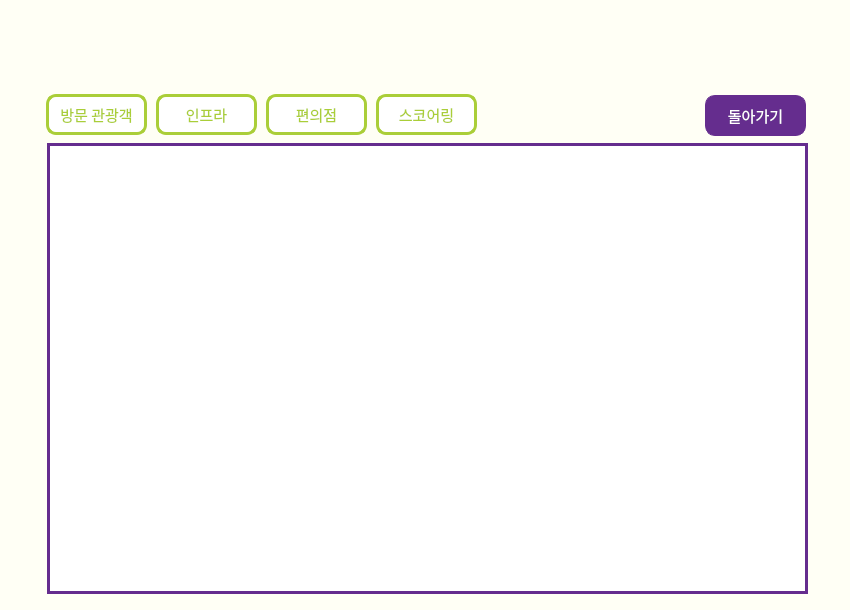
<?xml version="1.0" encoding="UTF-8"?>
<ui version="4.0">
 <class>Dialog</class>
 <widget class="QDialog" name="Dialog">
  <property name="geometry">
   <rect>
    <x>0</x>
    <y>0</y>
    <width>850</width>
    <height>610</height>
   </rect>
  </property>
  <property name="windowTitle">
   <string>Dialog</string>
  </property>
  <widget class="QWidget" name="widget" native="true">
   <property name="geometry">
    <rect>
     <x>0</x>
     <y>0</y>
     <width>850</width>
     <height>610</height>
    </rect>
   </property>
   <property name="styleSheet">
    <string notr="true">background-color: rgb(255, 255, 245);</string>
   </property>
   <widget class="QPushButton" name="back_btn">
    <property name="geometry">
     <rect>
      <x>705</x>
      <y>95</y>
      <width>101</width>
      <height>41</height>
     </rect>
    </property>
    <property name="font">
     <font>
      <family>G마켓 산스 TTF Bold</family>
      <pointsize>11</pointsize>
     </font>
    </property>
    <property name="styleSheet">
     <string notr="true">color: rgb(255, 255, 255);
background-color: rgb(101, 45, 142);
border-color: rgb(101, 45, 142);
border-style: solid;
border-width:1px;
border-radius: 10px;</string>
    </property>
    <property name="text">
     <string>돌아가기</string>
    </property>
   </widget>
   <widget class="QWidget" name="widget_2" native="true">
    <property name="geometry">
     <rect>
      <x>47</x>
      <y>143</y>
      <width>761</width>
      <height>451</height>
     </rect>
    </property>
    <property name="styleSheet">
     <string notr="true">QWidget#widget_2{
border-color: rgb(101, 45, 142);
border-style:solid;
border-width:3px;
background-color:rgb(255, 255, 255);
}

</string>
    </property>
    <layout class="QVBoxLayout" name="verticalLayout_2">
     <item>
      <widget class="QWidget" name="widget_4" native="true">
       <property name="styleSheet">
        <string notr="true">QWidget#widget_4{
border-color: rgb(101, 45, 142);
border-style:solid;
border-width:3px;
background-color:rgb(255, 255, 255);
}</string>
       </property>
       <layout class="QVBoxLayout" name="verticalLayout_3">
        <item>
         <layout class="QVBoxLayout" name="verticalLayout">
          <property name="spacing">
           <number>6</number>
          </property>
          <property name="leftMargin">
           <number>9</number>
          </property>
          <property name="topMargin">
           <number>9</number>
          </property>
          <property name="rightMargin">
           <number>9</number>
          </property>
          <property name="bottomMargin">
           <number>9</number>
          </property>
         </layout>
        </item>
       </layout>
      </widget>
     </item>
    </layout>
   </widget>
   <widget class="QWidget" name="widget_3" native="true">
    <property name="geometry">
     <rect>
      <x>36</x>
      <y>59</y>
      <width>521</width>
      <height>81</height>
     </rect>
    </property>
    <property name="styleSheet">
     <string notr="true">QPushButton{
color: rgb(170, 206, 56);
background-color: rgb(255, 255, 255);
border-color: rgb(170, 206, 56);
border-style: solid;
border-width:3px;
border-radius: 10px;
}
QPushButton:hover{
	color: rgb(255, 255, 255);
	background-color: rgb(170, 206, 56);
	border-color: rgb(170, 206, 56);
	border-style:solid;
	border-width:3px;
}
QPushButton:checked{
	color: rgb(255, 255, 255);
	background-color: rgb(170, 206, 56);
	border-color: rgb(170, 206, 56);
	border-style:solid;
	border-width:3px;
}</string>
    </property>
    <widget class="QPushButton" name="back_btn_2">
     <property name="geometry">
      <rect>
       <x>10</x>
       <y>35</y>
       <width>101</width>
       <height>41</height>
      </rect>
     </property>
     <property name="font">
      <font>
       <family>G마켓 산스 TTF Bold</family>
       <pointsize>11</pointsize>
      </font>
     </property>
     <property name="styleSheet">
      <string notr="true"/>
     </property>
     <property name="text">
      <string>방문 관광객</string>
     </property>
     <property name="checkable">
      <bool>true</bool>
     </property>
     <property name="autoExclusive">
      <bool>true</bool>
     </property>
    </widget>
    <widget class="QPushButton" name="back_btn_3">
     <property name="geometry">
      <rect>
       <x>120</x>
       <y>35</y>
       <width>101</width>
       <height>41</height>
      </rect>
     </property>
     <property name="font">
      <font>
       <family>G마켓 산스 TTF Bold</family>
       <pointsize>11</pointsize>
      </font>
     </property>
     <property name="styleSheet">
      <string notr="true"/>
     </property>
     <property name="text">
      <string>인프라</string>
     </property>
     <property name="checkable">
      <bool>true</bool>
     </property>
     <property name="autoExclusive">
      <bool>true</bool>
     </property>
    </widget>
    <widget class="QPushButton" name="back_btn_4">
     <property name="geometry">
      <rect>
       <x>230</x>
       <y>35</y>
       <width>101</width>
       <height>41</height>
      </rect>
     </property>
     <property name="font">
      <font>
       <family>G마켓 산스 TTF Bold</family>
       <pointsize>11</pointsize>
      </font>
     </property>
     <property name="styleSheet">
      <string notr="true"/>
     </property>
     <property name="text">
      <string>편의점</string>
     </property>
     <property name="checkable">
      <bool>true</bool>
     </property>
     <property name="autoExclusive">
      <bool>true</bool>
     </property>
    </widget>
    <widget class="QPushButton" name="back_btn_5">
     <property name="geometry">
      <rect>
       <x>340</x>
       <y>35</y>
       <width>101</width>
       <height>41</height>
      </rect>
     </property>
     <property name="font">
      <font>
       <family>G마켓 산스 TTF Bold</family>
       <pointsize>11</pointsize>
      </font>
     </property>
     <property name="styleSheet">
      <string notr="true"/>
     </property>
     <property name="text">
      <string>스코어링</string>
     </property>
     <property name="checkable">
      <bool>true</bool>
     </property>
     <property name="autoExclusive">
      <bool>true</bool>
     </property>
    </widget>
   </widget>
  </widget>
 </widget>
 <resources/>
 <connections/>
</ui>
